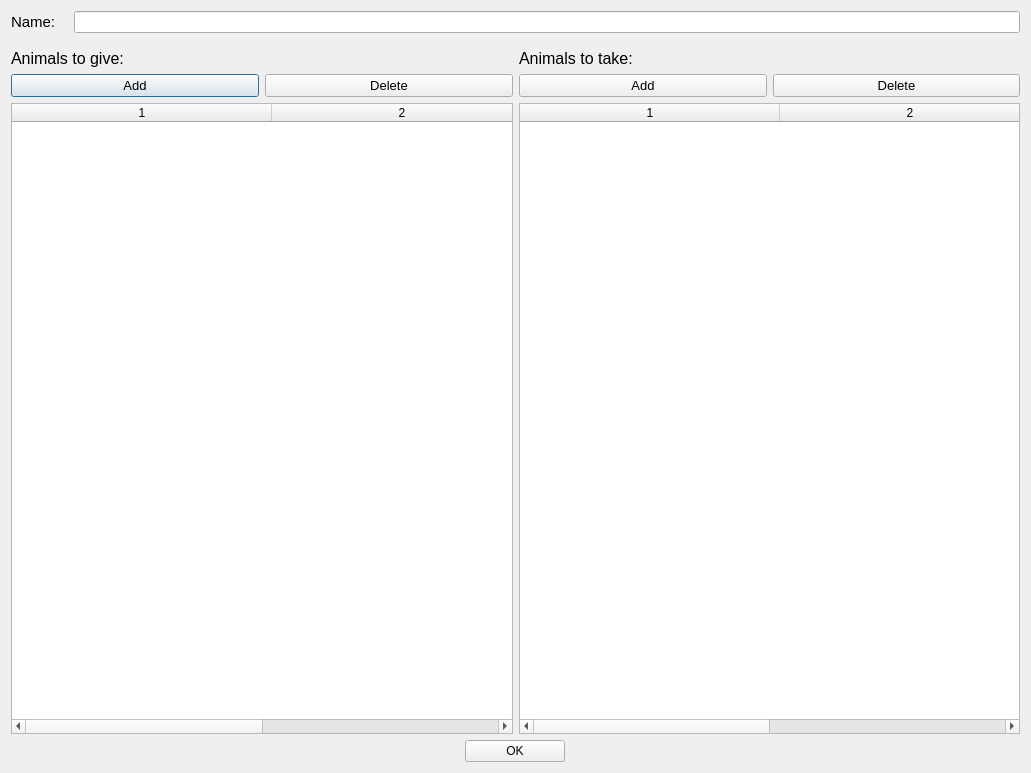
<?xml version="1.0" encoding="UTF-8"?>
<ui version="4.0">
 <class>client</class>
 <widget class="QDialog" name="client">
  <property name="geometry">
   <rect>
    <x>0</x>
    <y>0</y>
    <width>1031</width>
    <height>773</height>
   </rect>
  </property>
  <property name="windowTitle">
   <string>Dialog</string>
  </property>
  <layout class="QVBoxLayout" name="verticalLayout">
   <item>
    <layout class="QHBoxLayout" name="horizontalLayout_2">
     <item>
      <widget class="QLabel" name="label">
       <property name="font">
        <font>
         <pointsize>11</pointsize>
        </font>
       </property>
       <property name="text">
        <string>Name:   </string>
       </property>
      </widget>
     </item>
     <item>
      <widget class="QLineEdit" name="name_edit"/>
     </item>
    </layout>
   </item>
   <item>
    <layout class="QHBoxLayout" name="horizontalLayout_6">
     <property name="bottomMargin">
      <number>10</number>
     </property>
    </layout>
   </item>
   <item>
    <layout class="QHBoxLayout" name="horizontalLayout_9">
     <property name="bottomMargin">
      <number>0</number>
     </property>
     <item>
      <layout class="QVBoxLayout" name="verticalLayout_4">
       <item>
        <widget class="QLabel" name="to_give">
         <property name="sizePolicy">
          <sizepolicy hsizetype="Maximum" vsizetype="Maximum">
           <horstretch>0</horstretch>
           <verstretch>0</verstretch>
          </sizepolicy>
         </property>
         <property name="font">
          <font>
           <pointsize>12</pointsize>
          </font>
         </property>
         <property name="text">
          <string>Animals to give:</string>
         </property>
        </widget>
       </item>
       <item>
        <layout class="QHBoxLayout" name="horizontalLayout_14">
         <property name="bottomMargin">
          <number>0</number>
         </property>
         <item>
          <layout class="QHBoxLayout" name="horizontalLayout_3">
           <item>
            <widget class="QPushButton" name="add_to_give">
             <property name="font">
              <font>
               <pointsize>10</pointsize>
              </font>
             </property>
             <property name="text">
              <string>Add</string>
             </property>
            </widget>
           </item>
           <item>
            <widget class="QPushButton" name="delete_to_give">
             <property name="font">
              <font>
               <pointsize>10</pointsize>
              </font>
             </property>
             <property name="text">
              <string>Delete</string>
             </property>
            </widget>
           </item>
          </layout>
         </item>
        </layout>
       </item>
       <item>
        <layout class="QHBoxLayout" name="horizontalLayout_13">
         <property name="bottomMargin">
          <number>0</number>
         </property>
         <item>
          <widget class="QTableWidget" name="tableWidget_to_take_2">
           <property name="sizePolicy">
            <sizepolicy hsizetype="MinimumExpanding" vsizetype="Expanding">
             <horstretch>0</horstretch>
             <verstretch>0</verstretch>
            </sizepolicy>
           </property>
           <property name="selectionBehavior">
            <enum>QAbstractItemView::SelectRows</enum>
           </property>
           <property name="columnCount">
            <number>2</number>
           </property>
           <attribute name="horizontalHeaderDefaultSectionSize">
            <number>260</number>
           </attribute>
           <attribute name="horizontalHeaderMinimumSectionSize">
            <number>70</number>
           </attribute>
           <column/>
           <column/>
          </widget>
         </item>
        </layout>
       </item>
      </layout>
     </item>
     <item>
      <layout class="QVBoxLayout" name="verticalLayout_2">
       <property name="bottomMargin">
        <number>0</number>
       </property>
       <item>
        <widget class="QLabel" name="to_take">
         <property name="sizePolicy">
          <sizepolicy hsizetype="Maximum" vsizetype="Fixed">
           <horstretch>0</horstretch>
           <verstretch>0</verstretch>
          </sizepolicy>
         </property>
         <property name="font">
          <font>
           <pointsize>12</pointsize>
          </font>
         </property>
         <property name="text">
          <string>Animals to take:</string>
         </property>
        </widget>
       </item>
       <item>
        <layout class="QHBoxLayout" name="horizontalLayout_15">
         <item>
          <widget class="QPushButton" name="add_to_take">
           <property name="font">
            <font>
             <pointsize>10</pointsize>
            </font>
           </property>
           <property name="text">
            <string>Add</string>
           </property>
          </widget>
         </item>
         <item>
          <widget class="QPushButton" name="delete_to_take">
           <property name="font">
            <font>
             <pointsize>10</pointsize>
            </font>
           </property>
           <property name="text">
            <string>Delete</string>
           </property>
          </widget>
         </item>
        </layout>
       </item>
       <item>
        <layout class="QHBoxLayout" name="horizontalLayout_16">
         <item>
          <widget class="QTableWidget" name="tableWidget_to_take">
           <property name="sizePolicy">
            <sizepolicy hsizetype="MinimumExpanding" vsizetype="Expanding">
             <horstretch>0</horstretch>
             <verstretch>0</verstretch>
            </sizepolicy>
           </property>
           <property name="selectionBehavior">
            <enum>QAbstractItemView::SelectRows</enum>
           </property>
           <property name="columnCount">
            <number>2</number>
           </property>
           <attribute name="horizontalHeaderDefaultSectionSize">
            <number>260</number>
           </attribute>
           <attribute name="horizontalHeaderMinimumSectionSize">
            <number>70</number>
           </attribute>
           <column/>
           <column/>
          </widget>
         </item>
        </layout>
       </item>
      </layout>
     </item>
    </layout>
   </item>
   <item>
    <layout class="QHBoxLayout" name="horizontalLayout_4"/>
   </item>
   <item>
    <layout class="QHBoxLayout" name="horizontalLayout">
     <item>
      <widget class="QPushButton" name="ok_button">
       <property name="sizePolicy">
        <sizepolicy hsizetype="Maximum" vsizetype="Fixed">
         <horstretch>0</horstretch>
         <verstretch>0</verstretch>
        </sizepolicy>
       </property>
       <property name="minimumSize">
        <size>
         <width>100</width>
         <height>0</height>
        </size>
       </property>
       <property name="text">
        <string>OK</string>
       </property>
      </widget>
     </item>
    </layout>
   </item>
  </layout>
 </widget>
 <resources/>
 <connections/>
</ui>
